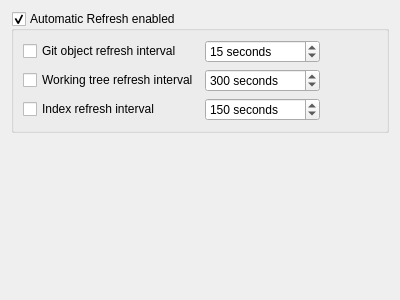
<?xml version="1.0" encoding="UTF-8"?>
<ui version="4.0">
 <class>RepoManConfigPage</class>
 <widget class="QWidget" name="RepoManConfigPage">
  <property name="geometry">
   <rect>
    <x>0</x>
    <y>0</y>
    <width>400</width>
    <height>300</height>
   </rect>
  </property>
  <property name="windowTitle">
   <string>Form</string>
  </property>
  <layout class="QVBoxLayout" name="verticalLayout">
   <item>
    <widget class="QGroupBox" name="grpEnableAutoRefresh">
     <property name="title">
      <string>Automatic Refresh enabled</string>
     </property>
     <property name="checkable">
      <bool>true</bool>
     </property>
     <layout class="QGridLayout" name="gridLayout">
      <item row="0" column="1">
       <widget class="QSpinBox" name="spnGitRefresh">
        <property name="specialValueText">
         <string>Never</string>
        </property>
        <property name="suffix">
         <string> seconds</string>
        </property>
        <property name="minimum">
         <number>14</number>
        </property>
        <property name="maximum">
         <number>120000</number>
        </property>
        <property name="value">
         <number>15</number>
        </property>
       </widget>
      </item>
      <item row="1" column="1">
       <widget class="QSpinBox" name="spnWorktreeRefresh">
        <property name="specialValueText">
         <string>Never</string>
        </property>
        <property name="suffix">
         <string> seconds</string>
        </property>
        <property name="minimum">
         <number>119</number>
        </property>
        <property name="maximum">
         <number>120000</number>
        </property>
        <property name="value">
         <number>300</number>
        </property>
       </widget>
      </item>
      <item row="0" column="0">
       <widget class="QCheckBox" name="chkGitRefresh">
        <property name="text">
         <string>Git object refresh interval</string>
        </property>
       </widget>
      </item>
      <item row="2" column="1">
       <widget class="QSpinBox" name="spnIndexRefresh">
        <property name="specialValueText">
         <string>Never</string>
        </property>
        <property name="suffix">
         <string> seconds</string>
        </property>
        <property name="minimum">
         <number>29</number>
        </property>
        <property name="maximum">
         <number>120000</number>
        </property>
        <property name="value">
         <number>150</number>
        </property>
       </widget>
      </item>
      <item row="1" column="0">
       <widget class="QCheckBox" name="chkWorktreeRefresh">
        <property name="text">
         <string>Working tree refresh interval</string>
        </property>
       </widget>
      </item>
      <item row="2" column="0">
       <widget class="QCheckBox" name="chkIndexRefresh">
        <property name="text">
         <string>Index refresh interval</string>
        </property>
       </widget>
      </item>
      <item row="0" column="2">
       <spacer name="horizontalSpacer">
        <property name="orientation">
         <enum>Qt::Horizontal</enum>
        </property>
        <property name="sizeHint" stdset="0">
         <size>
          <width>40</width>
          <height>20</height>
         </size>
        </property>
       </spacer>
      </item>
     </layout>
    </widget>
   </item>
   <item>
    <spacer name="verticalSpacer">
     <property name="orientation">
      <enum>Qt::Vertical</enum>
     </property>
     <property name="sizeHint" stdset="0">
      <size>
       <width>20</width>
       <height>154</height>
      </size>
     </property>
    </spacer>
   </item>
  </layout>
 </widget>
 <tabstops>
  <tabstop>grpEnableAutoRefresh</tabstop>
  <tabstop>chkGitRefresh</tabstop>
  <tabstop>spnGitRefresh</tabstop>
  <tabstop>chkWorktreeRefresh</tabstop>
  <tabstop>spnWorktreeRefresh</tabstop>
  <tabstop>chkIndexRefresh</tabstop>
  <tabstop>spnIndexRefresh</tabstop>
 </tabstops>
 <resources/>
 <connections/>
</ui>
